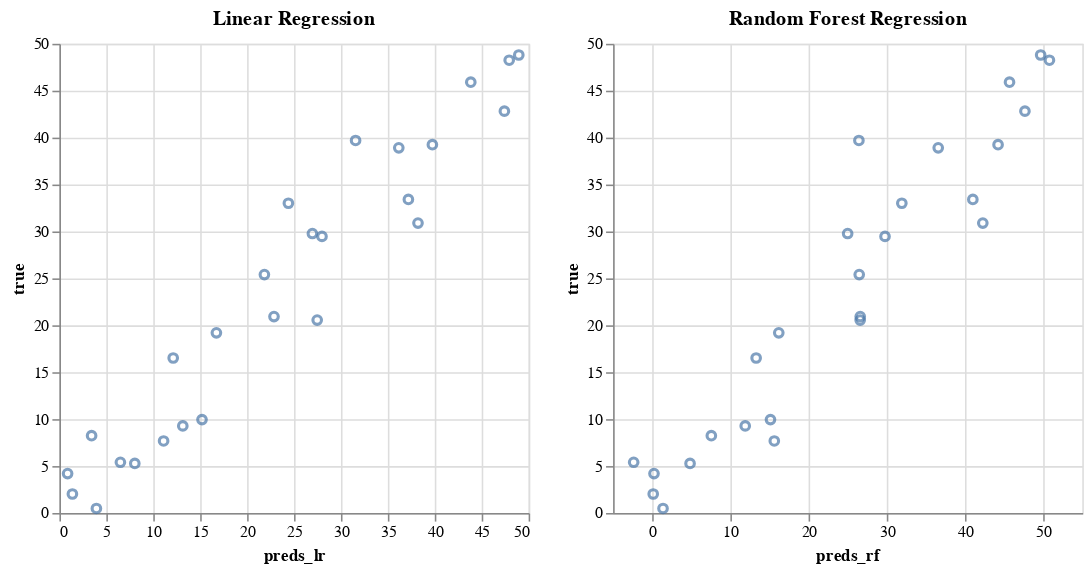

Source (notebook cell):
### Markdown cell above
Now, imagine we want to build a tree-based model on top of this data

### Code cell
lr = LinearRegression()
rf = RandomForestRegressor(random_state=0)

X, y_ = df.filter(["x"]), df["y"]

X_train, X_test, y_train, y_test = train_test_split(X, y_, random_state=0)

rf.fit(X_train, y_train)
lr.fit(X_train, y_train)

y_pred_rf, y_pred_lr = rf.predict(X_test), lr.predict(X_test)

source = pd.concat(
    (
        pd.Series(y_pred_lr, name="preds_lr"),
        pd.Series(y_pred_rf, name="preds_rf"),
        pd.Series(y_test.reset_index(drop=True), name="true"),
    ),
    axis=1,
)

base = alt.Chart(source).mark_point().encode(alt.Y("true:Q"))

point_lr = base.encode(alt.X("preds_lr:Q")).properties(title="Linear Regression")
point_rf = base.encode(alt.X("preds_rf:Q")).properties(title="Random Forest Regression")

point_lr | point_rf

### Figure 1 — Vega-Lite specification as saved in the notebook (floating-point values rounded to 4 significant figures)
{"config": {"view": {"continuousWidth": 300, "continuousHeight": 300}}, "hconcat": [{"mark": {"type": "point"}, "encoding": {"x": {"field": "preds_lr", "type": "quantitative"}, "y": {"field": "true", "type": "quantitative"}}, "title": "Linear Regression"}, {"mark": {"type": "point"}, "encoding": {"x": {"field": "preds_rf", "type": "quantitative"}, "y": {"field": "true", "type": "quantitative"}}, "title": "Random Forest Regression"}], "data": {"name": "data-f65c0000f349be5331a20280bdab62f5"}, "$schema": "https://vega.github.io/schema/vega-lite/v5.17.0.json", "datasets": {"data-f65c0000f349be5331a20280bdab62f5": [{"preds_lr": 13.15, "preds_rf": 11.9, "true": 9.283}, {"preds_lr": 43.84, "preds_rf": 45.69, "true": 45.91}, {"preds_lr": 0.8706, "preds_rf": 0.2309, "true": 4.202}, {"preds_lr": 27.98, "preds_rf": 29.77, "true": 29.48}, {"preds_lr": 38.21, "preds_rf": 42.28, "true": 30.9}, {"preds_lr": 47.93, "preds_rf": 50.8, "true": 48.25}, {"preds_lr": 8.031, "preds_rf": 4.843, "true": 5.279}, {"preds_lr": 37.19, "preds_rf": 41.0, "true": 33.41}, {"preds_lr": 27.47, "preds_rf": 26.6, "true": 20.56}, {"preds_lr": 48.95, "preds_rf": 49.68, "true": 48.81}, {"preds_lr": 26.96, "preds_rf": 24.99, "true": 29.78}, {"preds_lr": 47.42, "preds_rf": 47.67, "true": 42.82}, {"preds_lr": 39.74, "preds_rf": 44.23, "true": 39.25}, {"preds_lr": 6.497, "preds_rf": -2.368, "true": 5.406}, {"preds_lr": 3.428, "preds_rf": 7.564, "true": 8.235}, {"preds_lr": 15.19, "preds_rf": 15.13, "true": 9.952}, {"preds_lr": 11.1, "preds_rf": 15.62, "true": 7.674}, {"preds_lr": 12.12, "preds_rf": 13.29, "true": 16.52}, {"preds_lr": 16.73, "preds_rf": 16.19, "true": 19.2}, {"preds_lr": 3.94, "preds_rf": 1.385, "true": 0.4813}, {"preds_lr": 21.84, "preds_rf": 26.47, "true": 25.41}, {"preds_lr": 31.56, "preds_rf": 26.43, "true": 39.7}, {"preds_lr": 1.382, "preds_rf": 0.1322, "true": 2.025}, {"preds_lr": 36.16, "preds_rf": 36.58, "true": 38.92}, {"preds_lr": 22.86, "preds_rf": 26.6, "true": 20.93}, {"preds_lr": 24.4, "preds_rf": 31.92, "true": 33.01}]}}
